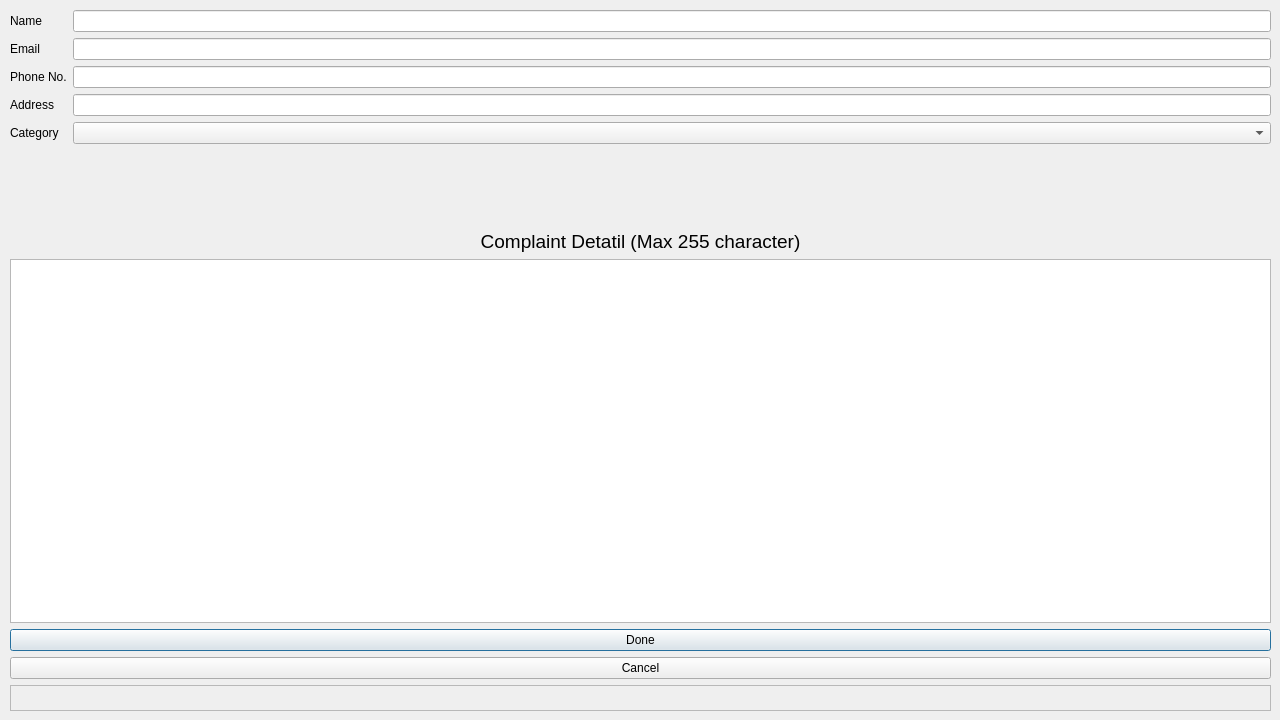
<?xml version="1.0" encoding="UTF-8"?>
<ui version="4.0">
 <class>fileComp</class>
 <widget class="QDialog" name="fileComp">
  <property name="geometry">
   <rect>
    <x>0</x>
    <y>0</y>
    <width>1280</width>
    <height>720</height>
   </rect>
  </property>
  <property name="windowTitle">
   <string>Dialog</string>
  </property>
  <widget class="QWidget" name="formLayoutWidget">
   <property name="geometry">
    <rect>
     <x>10</x>
     <y>10</y>
     <width>1261</width>
     <height>211</height>
    </rect>
   </property>
   <layout class="QFormLayout" name="formLayout">
    <item row="0" column="0">
     <widget class="QLabel" name="nameLabel">
      <property name="text">
       <string>Name</string>
      </property>
      <property name="alignment">
       <set>Qt::AlignCenter</set>
      </property>
     </widget>
    </item>
    <item row="0" column="1">
     <widget class="QLineEdit" name="nameInput"/>
    </item>
    <item row="1" column="0">
     <widget class="QLabel" name="emailLabel">
      <property name="text">
       <string>Email</string>
      </property>
     </widget>
    </item>
    <item row="1" column="1">
     <widget class="QLineEdit" name="emailInput"/>
    </item>
    <item row="2" column="0">
     <widget class="QLabel" name="phoneLabel">
      <property name="text">
       <string>Phone No.</string>
      </property>
     </widget>
    </item>
    <item row="2" column="1">
     <widget class="QLineEdit" name="phoneInput"/>
    </item>
    <item row="3" column="0">
     <widget class="QLabel" name="addressLabel">
      <property name="text">
       <string>Address</string>
      </property>
     </widget>
    </item>
    <item row="3" column="1">
     <widget class="QLineEdit" name="addressInput"/>
    </item>
    <item row="4" column="0">
     <widget class="QLabel" name="categoryLabel">
      <property name="text">
       <string>Category</string>
      </property>
     </widget>
    </item>
    <item row="4" column="1">
     <widget class="QComboBox" name="categoryInput"/>
    </item>
   </layout>
  </widget>
  <widget class="QWidget" name="verticalLayoutWidget">
   <property name="geometry">
    <rect>
     <x>10</x>
     <y>230</y>
     <width>1261</width>
     <height>481</height>
    </rect>
   </property>
   <layout class="QVBoxLayout" name="verticalLayout">
    <item>
     <widget class="QLabel" name="compDetailLabel">
      <property name="font">
       <font>
        <pointsize>14</pointsize>
       </font>
      </property>
      <property name="text">
       <string>Complaint Detatil (Max 255 character)</string>
      </property>
      <property name="alignment">
       <set>Qt::AlignCenter</set>
      </property>
     </widget>
    </item>
    <item>
     <widget class="QPlainTextEdit" name="compDetailInput"/>
    </item>
    <item>
     <widget class="QPushButton" name="doneButtone">
      <property name="text">
       <string>Done</string>
      </property>
     </widget>
    </item>
    <item>
     <widget class="QPushButton" name="cancelButton">
      <property name="text">
       <string>Cancel</string>
      </property>
     </widget>
    </item>
    <item>
     <widget class="QLabel" name="status">
      <property name="font">
       <font>
        <family>Droid Sans [1ASC]</family>
        <pointsize>15</pointsize>
        <weight>75</weight>
        <bold>true</bold>
       </font>
      </property>
      <property name="accessibleName">
       <string/>
      </property>
      <property name="frameShape">
       <enum>QFrame::StyledPanel</enum>
      </property>
      <property name="frameShadow">
       <enum>QFrame::Raised</enum>
      </property>
      <property name="text">
       <string/>
      </property>
      <property name="alignment">
       <set>Qt::AlignCenter</set>
      </property>
     </widget>
    </item>
   </layout>
  </widget>
 </widget>
 <resources/>
 <connections/>
</ui>
